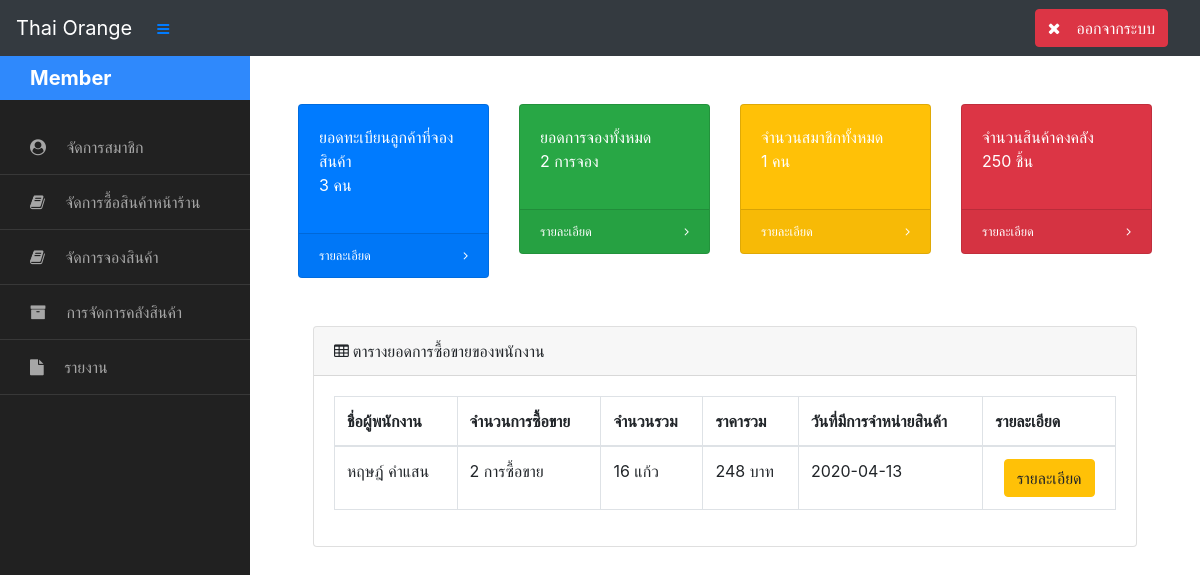
The page /page/admin/dashbroad/Main.php (signed in) on the database its author committed.
### tables this page shows
CREATE TABLE `member` (
  `M_id` int(11) NOT NULL,
  `M_Fname` varchar(25) NOT NULL,
  `M_Lname` varchar(25) NOT NULL,
  `M_user` varchar(25) NOT NULL,
  `M_pass` varchar(50) NOT NULL,
  `M_add` text NOT NULL,
  `M_tel` varchar(10) NOT NULL,
  `M_Status` varchar(1) NOT NULL
);

### page/admin/dashbroad/pageStatus.php (the view, shortened to what this page needs)
<div class="col col-12">
    <div class="card">
    	<div class="card-header"><i class="fa fa-table mr-1"></i>ตารางยอดการซื้อขายของพนักงาน</div>
            <div class="card-body">
                <div class="table-responsive">
                    <table class="table table-bordered DataTable" id="buytable" width="100%" cellspacing="0">
                        <thead>
                            <tr>
								<th>ชื่อผู้พนักงาน</th>
								<th>จำนวนการซื้อขาย</th>
								<th>จำนวนรวม</th>
								<th>ราคารวม</th>
                                <th>วันที่มีการจำหน่ายสินค้า</th>
                                <th>รายละเอียด</th>
          					</tr>
                		</thead>
                	<tbody>
						<?php while($row = mysqli_fetch_array($query,MYSQLI_ASSOC)) { ?>
        			<tr>
						<td><?php echo $row["M_Fname"]." ".$row["M_Lname"]; ?></td>
						<td><?php echo $row["totalbuy"]." การซื้อขาย"; ?></td>
						<td><?php echo $row['total_amount'].' แก้ว'; ?></td>
						<td><?php echo $row['total_price'].' บาท'; ?></td>
                        <td><?php echo $row['date']; ?></td>
                        <td align="center"><a href="#" data-target="#buydataModal<?php echo $row['M_id']; ?>" class="btn btn btn-warning" data-toggle="modal" >รายละเอียด</a></td>
					</tr>
                        <?php }?>
            </tbody>
			</table>
			</div>
		</div>
		</div>
</div>

### rows shown on the page
member: M_Fname "หฤษฎ์", M_Lname "คำแสน", totalbuy "2", total_amount "16", total_price "248", date "2020-04-13"

### other values the page prints
$_SESSION["status"] "Member"
$ttb["Totalcus"] "3"
$ttbo["Totalbooking"] "2"
$ttm["Total"] "1"
$val "250"
